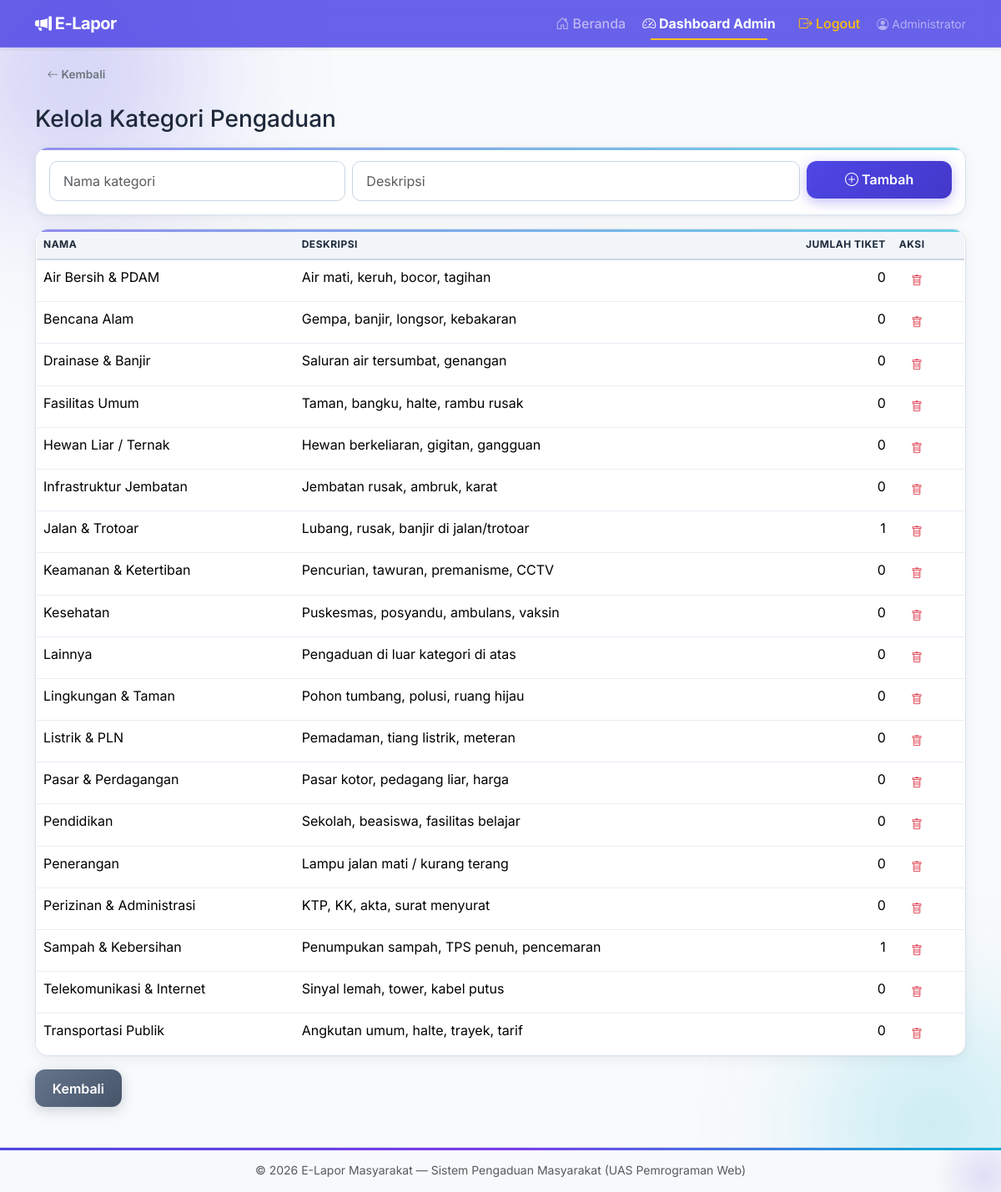
The app's page /admin/kategori.php (signed in) with its own data.
### tables this page shows
CREATE TABLE categories (
    id          INT AUTO_INCREMENT PRIMARY KEY,
    nama        VARCHAR(60) NOT NULL UNIQUE,
    deskripsi   VARCHAR(255) DEFAULT NULL,
    icon        VARCHAR(40) DEFAULT 'bi-exclamation-circle',
    created_at  TIMESTAMP DEFAULT CURRENT_TIMESTAMP
);

### includes/auth.php (called while the page is built, shortened)
<?php
function h(string $s): string {
    return htmlspecialchars($s, ENT_QUOTES, 'UTF-8');
}

### admin/kategori.php (the view, shortened to what this page needs)
<?php
require_once __DIR__ . '/../config/koneksi.php';
require_once __DIR__ . '/../includes/auth.php';
$res = mysqli_query($konek, "SELECT c.*, (SELECT COUNT(*) FROM tickets t WHERE t.category_id=c.id) AS jml FROM categories c ORDER BY nama");
include __DIR__ . '/../includes/header.php';
?>
<h3 class="mb-3">Kelola Kategori Pengaduan</h3>
<div class="card p-3 mb-3">
  <form method="post" class="row g-2">
    <div class="col-md-4"><input type="text" name="nama" class="form-control" placeholder="Nama kategori" required></div>
    <div class="col-md-6"><input type="text" name="deskripsi" class="form-control" placeholder="Deskripsi"></div>
    <div class="col-md-2"><button name="tambah" class="btn btn-primary w-100"><i class="bi bi-plus-circle"></i> Tambah</button></div>
  </form>
</div>
<div class="card">
  <table class="table table-hover mb-0">
    <thead class="table-light"><tr><th>Nama</th><th>Deskripsi</th><th class="text-end">Jumlah Tiket</th><th>Aksi</th></tr></thead>
    <tbody>
      <?php while ($k = mysqli_fetch_assoc($res)): ?>
        <tr>
          <td><?= h($k['nama']) ?></td>
          <td><?= h($k['deskripsi']) ?></td>
          <td class="text-end"><?= (int)$k['jml'] ?></td>
          <td><a href="kategori.php?hapus=<?= (int)$k['id'] ?>" class="btn btn-sm btn-outline-danger" onclick="return confirm('Hapus kategori ini?')" title="Hapus"><i class="bi bi-trash"></i></a></td>
        </tr>
      <?php endwhile; ?>
    </tbody>
  </table>
</div>
<a href="dashboard.php" class="btn btn-secondary mt-3">Kembali</a>
<?php include __DIR__ . '/../includes/footer.php'; ?>

### assets/css/style.css (style rules this page uses)
:root { --brand: #4f46e5; --brand-dark: #4338ca; --brand-light: #818cf8; --accent: #06b6d4; --bg: #f8fafc; --card: #ffffff; --text: #1e293b; --muted: #64748b; --border: #e2e8f0; --shadow: 0 10px 30px rgba(79,70,229,.08); --shadow-hover: 0 20px 40px rgba(79,70,229,.15); --radius: 16px; }
* { transition: background-color .3s ease, color .3s ease, border-color .3s ease; }
body { background: var(--bg); color: var(--text); font-family: 'Inter', 'Segoe UI', system-ui, -apple-system, sans-serif; min-height: 100vh; position: relative; overflow-x: hidden; }
body::before, body::after { content: ''; position: fixed; border-radius: 50%; filter: blur(80px); opacity: .35; z-index: 0; pointer-events: none; animation: floatBlob 12s ease-in-out infinite; }
body::before { width: 420px; height: 420px; background: radial-gradient(circle, #4f46e5, transparent 70%); top: -120px; left: -120px; }
body::after { width: 360px; height: 360px; background: radial-gradient(circle, #06b6d4, transparent 70%); bottom: -100px; right: -100px; animation-delay: -6s; }
.card { padding: 0; }
.card { background: var(--card); border: 1px solid var(--border); border-radius: var(--radius); box-shadow: var(--shadow); transition: transform .3s ease, box-shadow .3s ease; overflow: hidden; position: relative; }
.card::before { content: ''; position: absolute; top: 0; left: 0; right: 0; height: 3px; background: linear-gradient(90deg, var(--brand), var(--accent)); opacity: .6; }
[data-theme="light"] .card, :root .card { border: 1.5px solid #dbe3ee; box-shadow: 0 4px 16px rgba(15,23,42,.06), 0 1px 3px rgba(15,23,42,.04); }
[data-theme="light"] .table, :root .table { border: 1px solid #dbe3ee; border-radius: 12px; overflow: hidden; background: #fff; }
[data-theme="light"] .table td, [data-theme="light"] .table th, :root .table td, :root .table th { border-color: #e8edf5; }
[data-theme="light"] .table thead th, :root .table thead th { background: #f1f5f9; border-bottom: 2px solid #cbd5e1; color: #1e293b; }
[data-theme="light"] .form-control, [data-theme="light"] .form-select, :root .form-control, :root .form-select { border: 1.5px solid #cbd5e1; background: #fff; }
.card::after { content: ''; position: absolute; inset: 0; background: radial-gradient(circle at top right, rgba(79,70,229,.06), transparent 60%); opacity: 0; transition: opacity .3s ease; pointer-events: none; }
.btn { border-radius: 12px; font-weight: 600; padding: .65rem 1.3rem; transition: all .3s cubic-bezier(.4,0,.2,1); position: relative; overflow: hidden; border: none; transform: translateZ(0); }
.btn::before { content: ''; position: absolute; top: 50%; left: 50%; width: 0; height: 0; border-radius: 50%; background: rgba(255,255,255,.35); transform: translate(-50%, -50%); transition: width .5s, height .5s; }
.btn-primary { background: linear-gradient(135deg, var(--brand), var(--brand-dark)); box-shadow: 0 4px 15px rgba(79,70,229,.35); }
.btn-secondary { background: linear-gradient(135deg, #64748b, #475569); box-shadow: 0 4px 15px rgba(100,116,139,.3); }
.btn-sm { padding: .4rem .9rem; font-size: .85rem; }
.btn i { transition: transform .3s ease; }
.form-control, .form-select { border-radius: 10px; border: 1.5px solid var(--border); padding: .7rem 1rem; background: var(--card); color: var(--text); }
.table { color: var(--text); }
.table thead th { background: var(--bg); border-bottom: 2px solid var(--border); font-weight: 700; text-transform: uppercase; font-size: .75rem; letter-spacing: .5px; }

### records on screen
categories: nama "Air Bersih & PDAM", deskripsi "Air mati, keruh, bocor, tagihan", jml "0"
categories: nama "Bencana Alam", deskripsi "Gempa, banjir, longsor, kebakaran", jml "0"
categories: nama "Drainase & Banjir", deskripsi "Saluran air tersumbat, genangan", jml "0"
categories: nama "Fasilitas Umum", deskripsi "Taman, bangku, halte, rambu rusak", jml "0"
categories: nama "Hewan Liar / Ternak", deskripsi "Hewan berkeliaran, gigitan, gangguan", jml "0"
categories: nama "Infrastruktur Jembatan", deskripsi "Jembatan rusak, ambruk, karat", jml "0"
categories: nama "Jalan & Trotoar", deskripsi "Lubang, rusak, banjir di jalan/trotoar", jml "1"
categories: nama "Keamanan & Ketertiban", deskripsi "Pencurian, tawuran, premanisme, CCTV", jml "0"
categories: nama "Kesehatan", deskripsi "Puskesmas, posyandu, ambulans, vaksin", jml "0"
categories: nama "Lainnya", deskripsi "Pengaduan di luar kategori di atas", jml "0"
categories: nama "Lingkungan & Taman", deskripsi "Pohon tumbang, polusi, ruang hijau", jml "0"
categories: nama "Listrik & PLN", deskripsi "Pemadaman, tiang listrik, meteran", jml "0"
categories: nama "Pasar & Perdagangan", deskripsi "Pasar kotor, pedagang liar, harga", jml "0"
categories: nama "Pendidikan", deskripsi "Sekolah, beasiswa, fasilitas belajar", jml "0"
categories: nama "Penerangan", deskripsi "Lampu jalan mati / kurang terang", jml "0"
categories: nama "Perizinan & Administrasi", deskripsi "KTP, KK, akta, surat menyurat", jml "0"
categories: nama "Sampah & Kebersihan", deskripsi "Penumpukan sampah, TPS penuh, pencemaran", jml "1"
categories: nama "Telekomunikasi & Internet", deskripsi "Sinyal lemah, tower, kabel putus", jml "0"
categories: nama "Transportasi Publik", deskripsi "Angkutan umum, halte, trayek, tarif", jml "0"

### other values on screen
current_user()['nama'] "Administrator"
